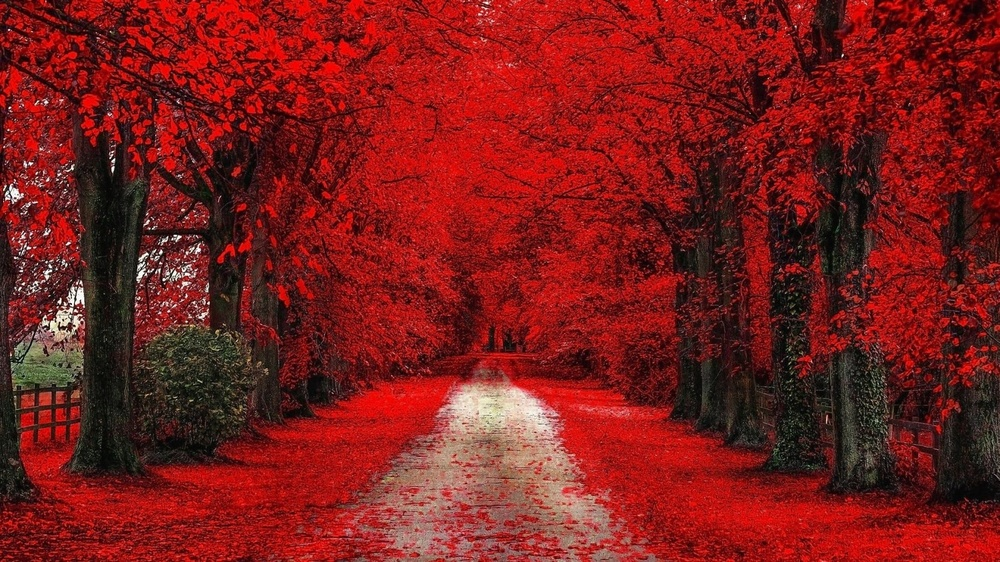
#> input picture 6. hafta - open_cv_devam/resim/manzara.jpg, 1000 x 562 px, shrunk from 1600 x 900 before the run
$ python 9_kirmizi_pikselleri_yok_etme.py
#> lines starting #> are read from the running program, lines starting #| are printed output that depends on the picture
import cv2 as cv

resim = cv.imread("resim/manzara.jpg")
#> resim is the input picture: shape (562, 1000, 3); mean B, G, R 27.7, 29.6, 122.9

print(resim.shape)
#| (562, 1000, 3)
print(resim[0, 0])
#| [15  6 39]

for a in resim:
    for b in a:
        #print(b)
        b[2] = 0
#> after the loop, b = [23, 23, 0]


cv.imshow("a", resim)
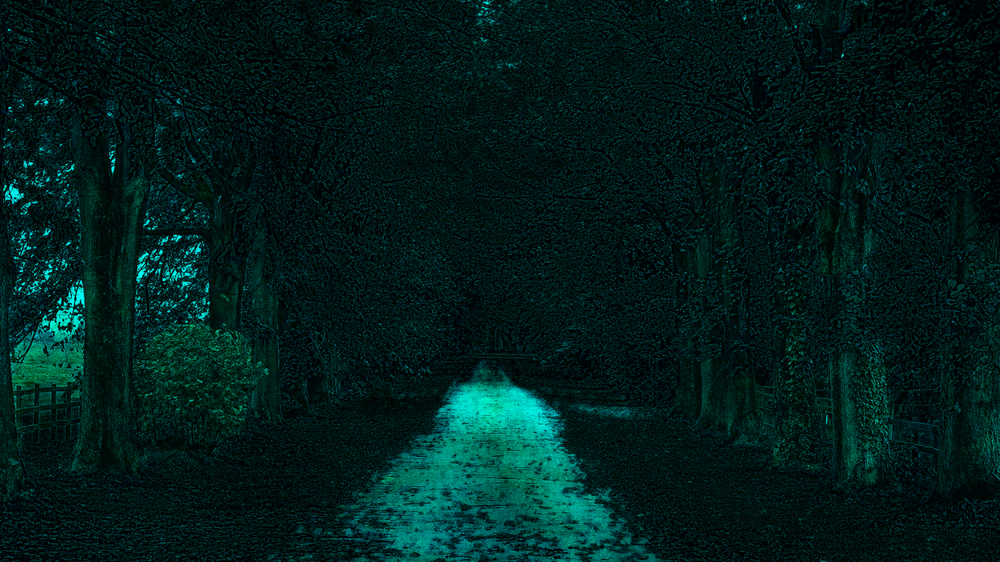
#> window 'a': shape (562, 1000, 3); mean B, G, R 27.7, 29.6, 0
cv.waitKey(0)
